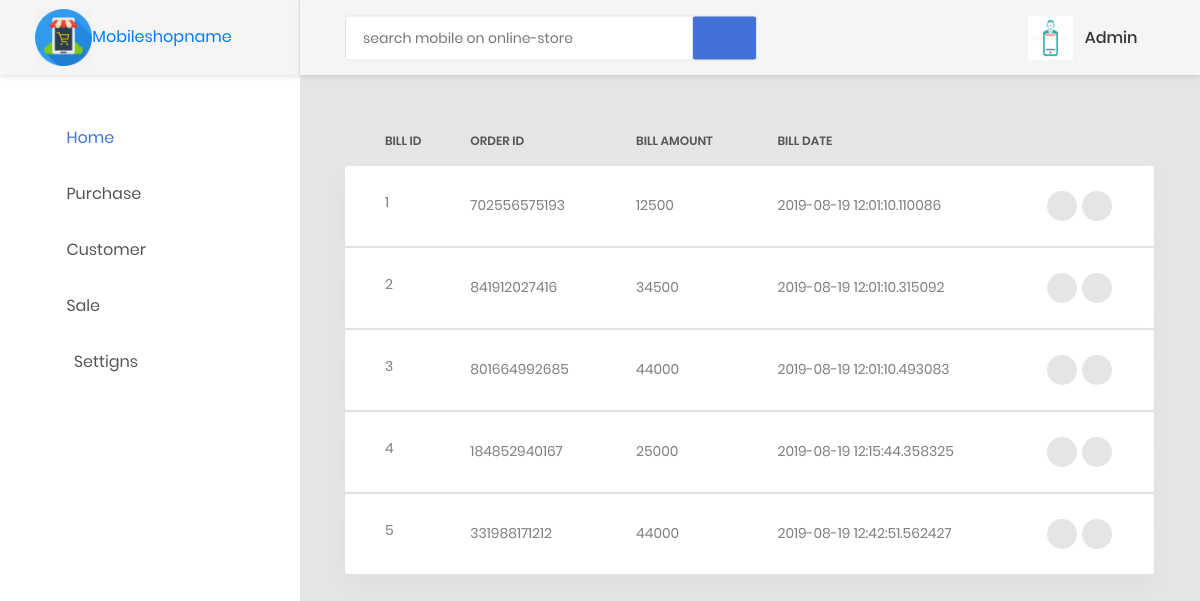
Page /viewbills (signed in) on the earlier database version.
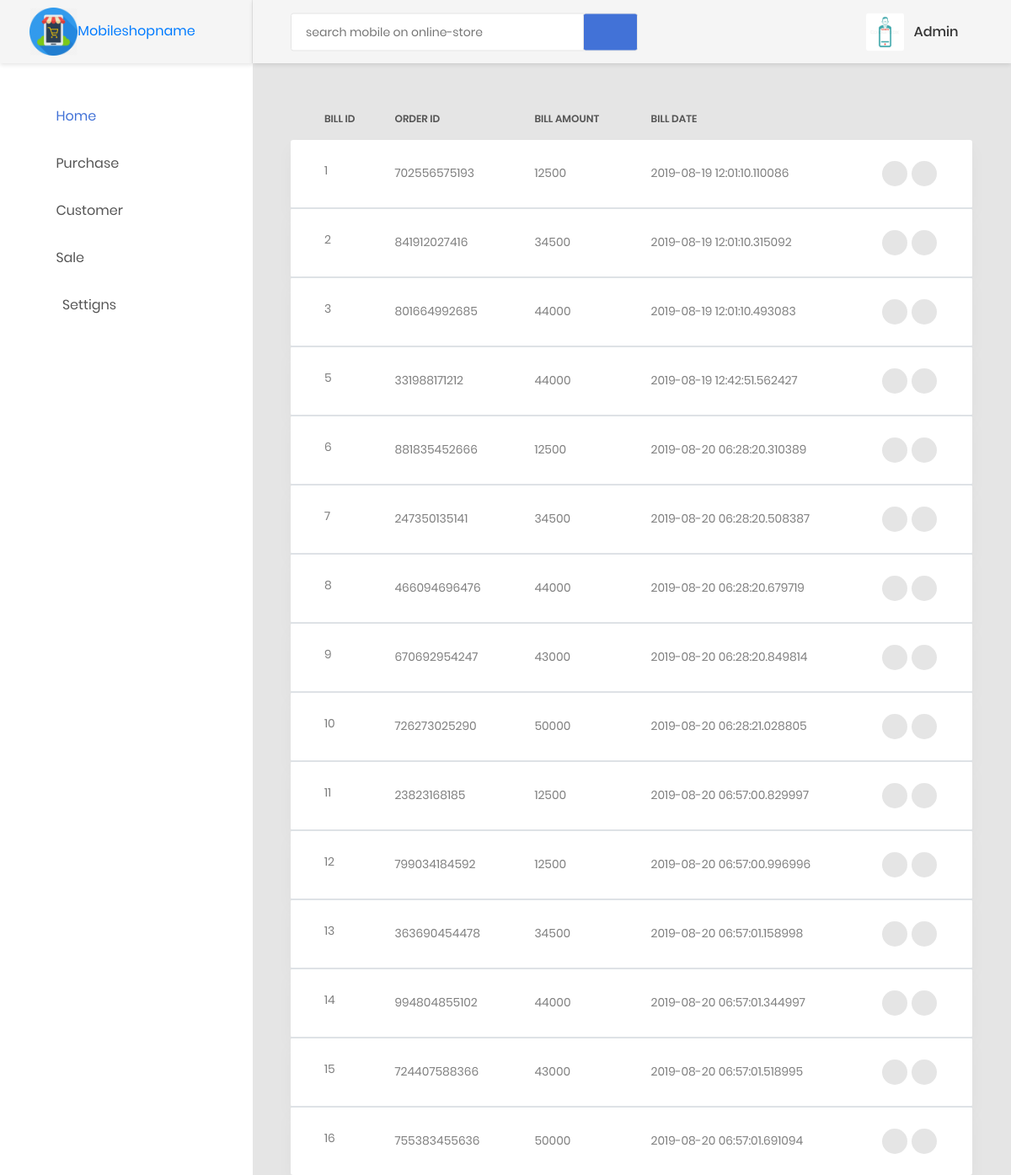
Same page on the later database version.
### models/create_models.py (models this page shows, shortened)
class User(db.Model, UserMixin):
    __tablename__ = 'users'
    id = db.Column(db.Integer, primary_key=True)
    username = db.Column(db.Unicode(255), nullable=False, server_default=u'', unique=True, index=True)
    password = db.Column(db.String(255), nullable=False, server_default='')
    role = db.Column(db.Enum(RolesAvailable))
    email = db.Column(db.Unicode(255), nullable=False, server_default=u'', unique=True, index=True)
    created_at = db.Column(db.DateTime, nullable=False, default=datetime.utcnow)
    updated_at = db.Column(db.DateTime, nullable=False, default=datetime.utcnow, onupdate=datetime.utcnow)

class Bill(db.Model):
    __tablename__='bills'
    id = db.Column(db.Integer,primary_key=True)
    o_id = db.Column(db.Integer(), db.ForeignKey('sales_items.id', ondelete='CASCADE'))
    bill_amount = db.Column(db.String(255), nullable=False)
    bill_barcode = db.Column(db.LargeBinary)
    bill_date = db.Column(db.DateTime, nullable=False, default=datetime.utcnow)
    sales = db.relationship("SalesItems", backref="bills")

### orders/orders.py (the view)
@order.route('/viewbills')
def viewbills():
    bills = Bill.query.all()
    return render_template('static priya mobile/orders/viewbills.html',bills=bills)

### customers/customers.py (called while the page is built)
@customer.before_app_request
def load_logged_in_user():
    user_id = session.get('user_id')
    if user_id is None:
        g.user = None
    else:
        g.user = User.query.filter_by(id=user_id).first()

### users/adduser.py (called while the page is built)
@auth.before_app_request
def load_logged_in_user():
    user_id = session.get('user_id')
    if user_id is None:
        g.user = None
    else:
        g.user = User.query.filter_by(id=user_id).first()

### templates/static priya mobile/orders/viewbills.html (shortened to what this page needs)
{% extends 'static priya mobile/base1.html' %}
{% block content %}
{% if g.user %}
                        <div class="row">
                            <div class="col-md-12">
                                <div class="table-responsive table-responsive-data2">
                                    <table class="table table-data2" id="myTable">
                                        <thead>
                                            <tr>
                                                <th>Bill ID</th>
                                                <th>Order ID</th>
                                                <th>Bill Amount</th>
                                                <th>Bill Date</th>
                                            </tr>
                                        </thead>
                                        {% for bill in bills %}
                                        <tbody>
                                            <tr class="tr-shadow">
                                                <td>
                                                    {{ bill.id }}
                                                </td>
                                                <td>
                                                    {{ bill.o_id }}
                                                </td>
                                                <td>
                                                    {{ bill.bill_amount }}
                                                </td>
                                                <td>
                                                    {{ bill.bill_date }}
                                                </td>
                                                <td>
                                                    <div class="table-data-feature">
                                                        <button class="item" data-toggle="tooltip" data-placement="top" title="More">
                                                            <i class="zmdi zmdi-more"></i>
                                                        </button>
                                                        <a href="{{ url_for('order.deletebills' , id=bill.id) }}"><button class="item" data-toggle="tooltip" data-placement="top" title="Delete">
                                                            <i class="zmdi zmdi-delete"></i>
                                                        </button></a>&nbsp;&nbsp;
                                                    </div>
                                                </td>
                                            </tr>
                                        </tbody>
                                        {% endfor %}
                                    </table>
                                </div>
 {% endif %}
          {% endblock %}

### templates/static priya mobile/base1.html (shortened to what this page needs)
<!DOCTYPE html>
<html lang="en">
<head>
    <link href="{{ url_for('static', filename='css/font-face.css') }}" rel="stylesheet" media="all">
    <link href="{{ url_for('static', filename = 'vendor/font-awesome-4.7/css/font-awesome.min.css') }}" rel="stylesheet" media="all">
    <link href="{{ url_for('static', filename = 'vendor/font-awesome-5/css/fontawesome-all.min.css') }}" rel="stylesheet" media="all">
    <link href="{{ url_for('static', filename = 'vendor/mdi-font/css/material-design-iconic-font.min.css') }}" rel="stylesheet" media="all">
    <link href="{{ url_for('static', filename = 'vendor/bootstrap-4.1/bootstrap.min.css') }}" rel="stylesheet" media="all">
    <link href="{{ url_for('static', filename = 'vendor/animsition/animsition.min.css') }}" rel="stylesheet" media="all">
    <link href="{{ url_for('static', filename =  'vendor/bootstrap-progressbar/bootstrap-progressbar-3.3.4.min.css') }}" rel="stylesheet" media="all">
    <link href="{{ url_for('static', filename = 'vendor/wow/animate.css') }}" rel="stylesheet" media="all">
    <link href="{{ url_for('static', filename = 'vendor/css-hamburgers/hamburgers.min.css') }}" rel="stylesheet" media="all">
    <link href="{{ url_for('static', filename = 'vendor/slick/slick.css" rel="stylesheet') }}" media="all">
    <link href="{{ url_for('static', filename = 'vendor/select2/select2.min.css') }}" rel="stylesheet" media="all">
    <link href="{{ url_for('static', filename = 'vendor/perfect-scrollbar/perfect-scrollbar.css') }}" rel="stylesheet" media="all">
    <link href="{{ url_for('static', filename = 'css/theme.css') }}" rel="stylesheet" media="all">
</head>
<body class="animsition">
    <div class="page-wrapper">
        <aside class="menu-sidebar d-none d-lg-block">
            <div class="logo">
                <a href="#">
                    <img src="{{ url_for('static',filename='images/icon/mshop.png') }}" alt="mobileshop" id="i1"/>Mobileshopname
                </a>
            </div>
            {% if g.user %}
            <div class="menu-sidebar__content js-scrollbar1">
                <nav class="navbar-sidebar">
                    <ul class="list-unstyled navbar__list">
                        <li class="active has-sub">
                            <a class="js-arrow" href="{{ url_for('order.totalsale') }}">
                                <i class="fa fa-home"></i>Home</a>
                        </li>
                        <li>
                            <a class="js-arrow" href="#">
                                <i class="fa fa-shopping-cart"></i>Purchase</a>
                        </li>
                        <li>
                            <a class="js-arrow" href="#">
                                <i class="fa fa-address-card"></i>Customer</a>
                        </li>
                        <li>
                            <a class="js-arrow" href="#">
                                <i class="fa fa-cart-plus"></i>Sale</a>
                        </li>
                        <li>
                            <a class="js-arrow" href="#">
                                    <i class="fa fa-cog fa-fw" aria-hidden="true"></i>Settigns</a>
                        </li>
                    </ul>
                </nav>
            </div>
            {% endif %}
        </aside>
        <div class="page-container">
            <header class="header-desktop">
                <div class="section__content section__content--p30">
                    <div class="container-fluid">
                        <div class="header-wrap">
                            <form class="form-header" action="" method="POST">
                                <input class="au-input au-input--xl" type="text" name="search" placeholder="search mobile on online-store" />
                                <button class="au-btn--submit" type="submit">
                                    <a href="https://www.amazon.in/s/ref=nb_sb_noss_2?url=search-alias%3Daps&field-keywords=Apple&rh=i%3Aaps%2Ck%3AApple"><i class="zmdi zmdi-search"></i></a>
                                </button>
                            </form>
                            <div class="header-button">
                                {% if g.user %}
                                <div class="account-wrap">
                                    <div class="account-item clearfix js-item-menu">
                                        <div class="image">
                                            <img src="{{ url_for('static', filename='images/icon/admin.png') }}">
                                        </div>
                                        <div class="content">
                                            <a class="js-acc-btn" href="#">{{ g.user.username }}</a>
                                        </div>
                                        {% endif %}
                                    </div>
                                </div>
                            </div>
                        </div>
                    </div>
                </div>
            </header>
            <div class="main-content">
                <div class="section__content section__content--p30">
                    <div class="container-fluid">
                       {% block content %}
                        {% endblock %}
                    </div>
                </div>
            </div>
    </div>
</body>
</html>

### templates/static priya mobile/base1.html (style rules this page uses)
#i1 { max-width: 25%; height: 20; }

Differences in the rows shown:
removed Bill: id "4", o_id "184852940167", bill_amount "25000", bill_date "2019-08-19 12:15:44.358325"
added Bill: id "6", o_id "881835452666", bill_amount "12500", bill_date "2019-08-20 06:28:20.310389"
added Bill: id "7", o_id "247350135141", bill_amount "34500", bill_date "2019-08-20 06:28:20.508387"
added Bill: id "8", o_id "466094696476", bill_amount "44000", bill_date "2019-08-20 06:28:20.679719"
added Bill: id "9", o_id "670692954247", bill_amount "43000", bill_date "2019-08-20 06:28:20.849814"
added Bill: id "10", o_id "726273025290", bill_amount "50000", bill_date "2019-08-20 06:28:21.028805"
added Bill: id "11", o_id "23823168185", bill_amount "12500", bill_date "2019-08-20 06:57:00.829997"
added Bill: id "12", o_id "799034184592", bill_amount "12500", bill_date "2019-08-20 06:57:00.996996"
added Bill: id "13", o_id "363690454478", bill_amount "34500", bill_date "2019-08-20 06:57:01.158998"
added Bill: id "14", o_id "994804855102", bill_amount "44000", bill_date "2019-08-20 06:57:01.344997"
added Bill: id "15", o_id "724407588366", bill_amount "43000", bill_date "2019-08-20 06:57:01.518995"
added Bill: id "16", o_id "755383455636", bill_amount "50000", bill_date "2019-08-20 06:57:01.691094"
